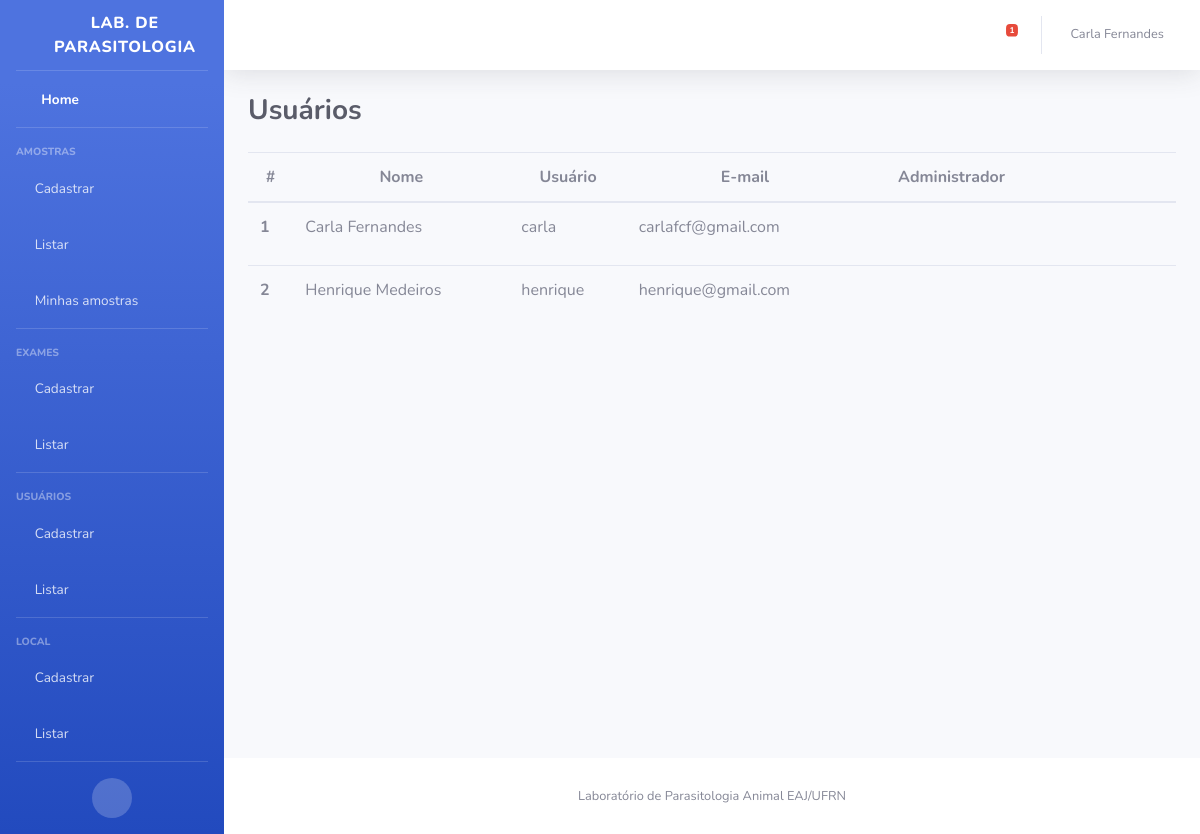
The page /usuario/listar/ (signed in) on the database its author committed.
### Usuario/models.py (models this page shows)
class User(auth.models.User, auth.models.PermissionsMixin):
    def __str__(self):
        return "{} {}".format(self.first_name, self.last_name)
    class Meta:
        ordering = ['first_name', 'last_name']

### Usuario/views.py (the view)
# urls.py: path('listar/', views.listar, name='listar'),
@login_required
def listar(request):
    user = User.objects.filter(is_active=True)
    context = {'lista_user':user}
    return render(request, 'Usuario/listarUser.html', context)

### Amostra/context_processors.py (called while the page is built)
def amostras_pendentes(request):
    if (request.user.is_authenticated):
        amostras = Amostra.objects.filter(
            responsavel=request.user, status=True,
            data_coleta__lte = date.today()- timedelta(days=10))
    else:
        amostras = Amostra.objects.filter(
            status=True,
            data_coleta__lte = date.today()- timedelta(days=10))
    return {
        'amostras_pendentes_count': amostras.count(),
        'amostras_pendentes': amostras.order_by('data_coleta')
    }

### Local/models.py (called while the page is built)
    def __str__(self):
        return self.nome

### templates/Usuario/listarUser.html (shortened to what this page needs)
{% extends "base.html" %}
{% block arquivos_js_css %}
{% load static %}
{% endblock %}
{% block titulo %}
	Usuários
{% endblock %}
{% block content %}
    {% if lista_user %}
         <table id="userDT" class="table" cellspacing="0" width="100%">
          <thead >
            <th scope="col"><center>#</center></th>
            <th><center>Nome</center></th>
            <th><center>Usuário</center></th>
            <th><center>E-mail</center></th>
            <th><center>Administrador</center></th>
            <th></th>
          </thead>
             <tbody>
             {% for user in lista_user %}
                <tr>
                 <th scope="row">{{ forloop.counter }}</th>
                    <td>{{ user }}</td>
                    <td>{{ user.username }}</td>
                    <td>{{ user.email}}</td>
                    {% if user.is_superuser %}
                    <td><center>
                        <a href="{% url 'usuario:mudar_coordenacao_status' coord_status=0 usuario=user.pk %}" class="btn btn-primary-outline"><i class="fa fa-check" aria-hidden="true" style="color:green"></i></a>
                    </center></td>
                  {% else %}
                    <td><center>
                        <a href="{% url 'usuario:mudar_coordenacao_status' coord_status=1 usuario=user.pk %}" class="btn btn-danger-outline"><i class="fa fa-times" aria-hidden="true" style="color:red"></i></a>
                    </center></td>
                  {% endif %}
                    <td>
                        <a href="{% url 'usuario:editar' pk=user.pk %}" class="btn btn-warning-outline" data-toggle="tooltip" title="Editar">
                            <i class="fas fa-pencil-alt" style="color:blue"></i>
                        <a href="" class="btn btn-danger-outline"
                            data-toggle="modal" data-target="#fm-modal-grid-{{user.pk}}"
                            data-tt="tooltip" title="Desabilitar usuário">
                            <i class="fa fa-user-times" aria-hidden="true" style="color:red"></i>
                        </a>
                    </td>
                </tr>
             {% endfor %}
             </tbody>
         </table>
    {% else %}
         <p>Não há Usuarios cadastrados!</p>
    {% endif %}
    <br>
{% endblock %}

### templates/base.html (shortened to what this page needs)
<!DOCTYPE html>
<html lang="en">
{% load static %}
<head>
  <link href="{% static 'vendor/fontawesome-free/css/all.min.css' %}" rel="stylesheet" type="text/css">
  <link rel="stylesheet" type="text/css" href="{% static 'css/sb-admin-2.css' %}" />
  <link href="{% static 'vendor/datatables/dataTables.bootstrap4.min.css' %}" rel="stylesheet">
</head>
<body id="page-top">
  <div id="wrapper">
     {% if user.is_authenticated %}
    <ul class="navbar-nav bg-gradient-primary sidebar sidebar-dark accordion" id="accordionSidebar">
      <a class="sidebar-brand d-flex align-items-center justify-content-center" href="{% url 'home:home' %}">
        <div class="sidebar-brand-icon rotate-n-15">
          <i class="fas fa-microscope"></i>
        </div>
        <div class="sidebar-brand-text mx-3">Lab. de Parasitologia</div>
      </a>
      <hr class="sidebar-divider my-0">
      <li class="nav-item active">
        <a class="nav-link" href="{% url 'amostra:home' %}">
          <i class="fas fa-fw fa-tachometer-alt"></i>
          <span>Home</span></a>
      </li>
      <hr class="sidebar-divider">
      <div class="sidebar-heading">
        Amostras
      </div>
      <li class="nav-item">
        <a class="nav-link collapsed" href="{% url 'amostra:cadastrar' %}">
          <i class="fas fa-plus"></i>
          <span>Cadastrar</span>
        </a>
      </li>
      <li class="nav-item">
        <a class="nav-link collapsed" href="{% url 'amostra:listar' %}">
          <i class="fas fa-vials"></i>
          <span>Listar</span>
        </a>
      </li>
      <li class="nav-item">
        <a class="nav-link collapsed" href="{% url 'amostra:listar_amostras_usuario' pk=user.pk %}">
          <i class="fas fa-vial"></i>
          <span>Minhas amostras</span>
        </a>
      </li>
      <hr class="sidebar-divider">
      {% if user.is_superuser %}
      <div class="sidebar-heading">
        Exames
      </div>
      <li class="nav-item">
        <a class="nav-link collapsed" href="{% url 'exame:cadastrar' %}">
          <i class="fas fa-plus"></i>
          <span>Cadastrar</span>
        </a>
      </li>
      <li class="nav-item">
        <a class="nav-link collapsed" href="{% url 'exame:listar' %}">
          <i class="fas fa-clipboard-list"></i>
          <span>Listar</span>
        </a>
      </li>
       <hr class="sidebar-divider">
       <div class="sidebar-heading">
        Usuários
      </div>
      <li class="nav-item">
        <a class="nav-link collapsed" href="{% url 'usuario:cadastrar' %}">
          <i class="fas fa-plus"></i>
          <span>Cadastrar</span>
        </a>
      </li>
      <li class="nav-item">
        <a class="nav-link collapsed" href="{% url 'usuario:listar' %}">
          <i class="fas fa-users"></i>
          <span>Listar</span>
        </a>
      </li>
       <hr class="sidebar-divider">
      <div class="sidebar-heading">
        Local
      </div>
      <li class="nav-item">
        <a class="nav-link collapsed" href="{% url 'local:cadastrar' %}">
          <i class="fas fa-plus"></i>
          <span>Cadastrar</span>
        </a>
      </li>
      <li class="nav-item">
        <a class="nav-link collapsed" href="{% url 'local:listarLocal' %}">
          <i class="fa fa-clipboard-list"></i>
          <span>Listar</span>
        </a>
      </li>
      <hr class="sidebar-divider d-none d-md-block">
      {% endif %}
      <div class="text-center d-none d-md-inline">
        <button class="rounded-circle border-0" id="sidebarToggle"></button>
      </div>
    </ul>
    <div id="content-wrapper" class="d-flex flex-column">
      <div id="content">
        <nav class="navbar navbar-expand navbar-light bg-white topbar mb-4 static-top shadow">
          <ul class="navbar-nav ml-auto">
            <li class="nav-item dropdown no-arrow mx-1">
              <a class="nav-link dropdown-toggle" href="#" id="alertsDropdown" role="button" data-toggle="dropdown" aria-haspopup="true" aria-expanded="false">
                <i class="fas fa-bell fa-fw"></i>
                <span class="badge badge-danger badge-counter">{{ amostras_pendentes_count }}</span>
              </a>
            </li>
            <li class="nav-item dropdown no-arrow">
              <a class="nav-link dropdown-toggle" href="#" id="userDropdown" role="button" data-toggle="dropdown" aria-haspopup="true" aria-expanded="false">
                <span class="mr-2 d-none d-lg-inline text-gray-600 small">{{user.first_name}} {{user.last_name}}</span>
              </a>
            </li>
          </ul>
        </nav>
        {% endif %}
        <div class="container-fluid">
          <div class="d-sm-flex align-items-center justify-content-between mb-4">
            <h1 class="h3 mb-0 text-gray-800">
              <strong>
              {% block titulo %}
              {% endblock %}
              </strong>
            </h1>
          </div>
          {% block content %}{% endblock %}
        </div>
      </div>
      <footer class="sticky-footer bg-white">
        <div class="container my-auto">
          <div class="copyright text-center my-auto">
            <span> Laboratório de Parasitologia Animal EAJ/UFRN</span>
          </div>
        </div>
      </footer>
    </div>
  </div>
</body>
</html>

### rows shown on the page
User: last_name "Carla Fernandes", username "carla", email "carlafcf@gmail.com"
User: last_name "Henrique Medeiros", username "henrique", email "henrique@gmail.com"

### other values the page prints
{{ amostras_pendentes_count }} "1"
{{ user.first_name }} "Carla"
{{ user.last_name }} "Fernandes"
